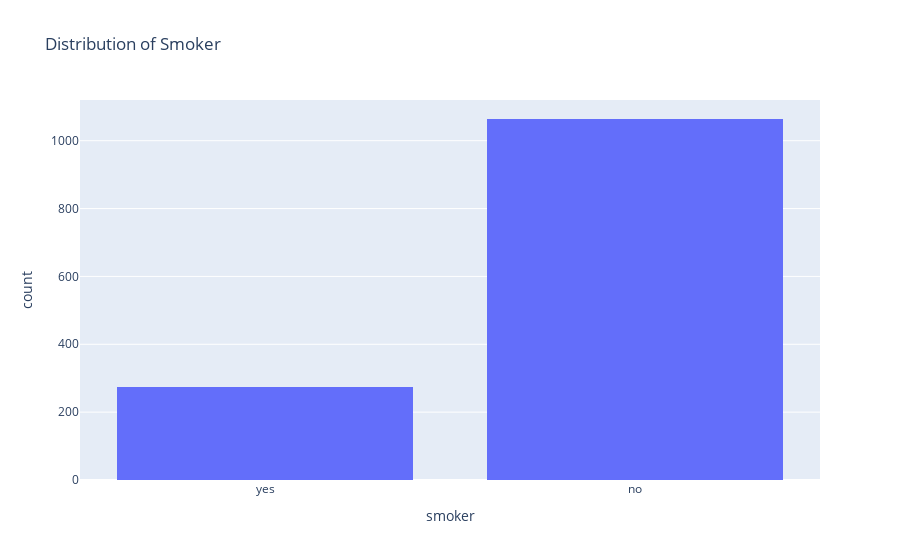

Write notebook code for a chart like this one.
### Markdown cell above
Most of the parents in the dataset doesn't have children(574) and almost half of the size have signle child(324) and 
240 have two children, 157 have 3 children, 25 have 4 children and 18 have 5 children respectively.
#### **Smoker**

### Code cell
# Create a bar chart for the 'smoker' column
fig = px.histogram(medical_df, x='smoker', title='Distribution of Smoker')

# Show the figure
fig.show()

### Figure 1 — Plotly figure (JSON) as saved in the notebook; plotly's stock layout.template omitted (floating-point values rounded to 4 significant figures; data arrays with more than 128 entries replaced by an {"elided": "..."} marker saying what was removed)
{"data": [{"alignmentgroup": "True", "bingroup": "x", "hovertemplate": "smoker=%{x}<br>count=%{y}<extra></extra>", "legendgroup": "", "marker": {"color": "#636efa", "pattern": {"shape": ""}}, "name": "", "offsetgroup": "", "orientation": "v", "showlegend": false, "type": "histogram", "x": {"elided": "1338 str values"}, "xaxis": "x", "yaxis": "y"}], "layout": {"barmode": "relative", "legend": {"tracegroupgap": 0}, "title": {"text": "Distribution of Smoker"}, "xaxis": {"anchor": "y", "domain": [0, 1], "title": {"text": "smoker"}}, "yaxis": {"anchor": "x", "domain": [0, 1], "title": {"text": "count"}}}}
